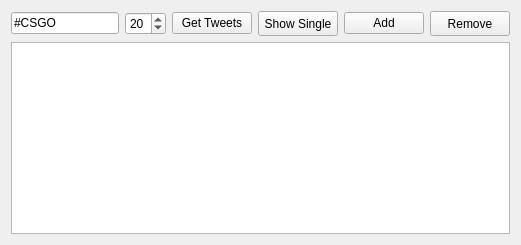
      <widget class="QWidget" name="tab_4">
       <attribute name="title">
        <string>Twitter</string>
       </attribute>
       <layout class="QVBoxLayout" name="verticalLayout_3">
        <item>
         <widget class="QWidget" name="widget" native="true">
          <layout class="QVBoxLayout" name="verticalLayout_10">
           <property name="spacing">
            <number>6</number>
           </property>
           <property name="margin">
            <number>0</number>
           </property>
           <item>
            <widget class="QWidget" name="widget_2" native="true">
             <layout class="QHBoxLayout" name="horizontalLayout_2">
              <property name="margin">
               <number>0</number>
              </property>
              <item>
               <widget class="QLineEdit" name="tweet_search_line">
                <property name="text">
                 <string>#CSGO</string>
                </property>
                <property name="placeholderText">
                 <string>Search</string>
                </property>
               </widget>
              </item>
              <item>
               <widget class="QSpinBox" name="tweetspinBox">
                <property name="suffix">
                 <string/>
                </property>
                <property name="minimum">
                 <number>5</number>
                </property>
                <property name="singleStep">
                 <number>5</number>
                </property>
                <property name="value">
                 <number>20</number>
                </property>
               </widget>
              </item>
              <item>
               <widget class="QPushButton" name="get_tweets_btn">
                <property name="text">
                 <string>Get Tweets</string>
                </property>
                <property name="icon">
                 <iconset>
                  <normalon>:/Graphics/Images/Twitter.png</normalon>
                 </iconset>
                </property>
               </widget>
              </item>
              <item>
               <widget class="QPushButton" name="BTN_TweetSingle">
                <property name="sizePolicy">
                 <sizepolicy hsizetype="Minimum" vsizetype="Minimum">
                  <horstretch>0</horstretch>
                  <verstretch>0</verstretch>
                 </sizepolicy>
                </property>
                <property name="minimumSize">
                 <size>
                  <width>0</width>
                  <height>25</height>
                 </size>
                </property>
                <property name="text">
                 <string>Show Single</string>
                </property>
               </widget>
              </item>
              <item>
               <widget class="QPushButton" name="tweetshow">
                <property name="minimumSize">
                 <size>
                  <width>80</width>
                  <height>0</height>
                 </size>
                </property>
                <property name="text">
                 <string>Add</string>
                </property>
                <property name="icon">
                 <iconset resource="../../Documents/Aptana Studio 3 Workspace/CasparCGEsportsClient/icons.qrc">
                  <normaloff>:/Graphics/Images/Add.png</normaloff>:/Graphics/Images/Add.png</iconset>
                </property>
               </widget>
              </item>
              <item>
               <widget class="QPushButton" name="pushButton_33">
                <property name="sizePolicy">
                 <sizepolicy hsizetype="Minimum" vsizetype="Minimum">
                  <horstretch>0</horstretch>
                  <verstretch>0</verstretch>
                 </sizepolicy>
                </property>
                <property name="minimumSize">
                 <size>
                  <width>80</width>
                  <height>25</height>
                 </size>
                </property>
                <property name="maximumSize">
                 <size>
                  <width>80</width>
                  <height>16777215</height>
                 </size>
                </property>
                <property name="text">
                 <string>Remove</string>
                </property>
                <property name="icon">
                 <iconset resource="../../Documents/Aptana Studio 3 Workspace/CasparCGEsportsClient/icons.qrc">
                  <normaloff>:/Graphics/Images/Remove.png</normaloff>:/Graphics/Images/Remove.png</iconset>
                </property>
               </widget>
              </item>
             </layout>
            </widget>
           </item>
          </layout>
         </widget>
        </item>
        <item>
         <widget class="QTableView" name="tableView"/>
        </item>
       </layout>
      </widget>
